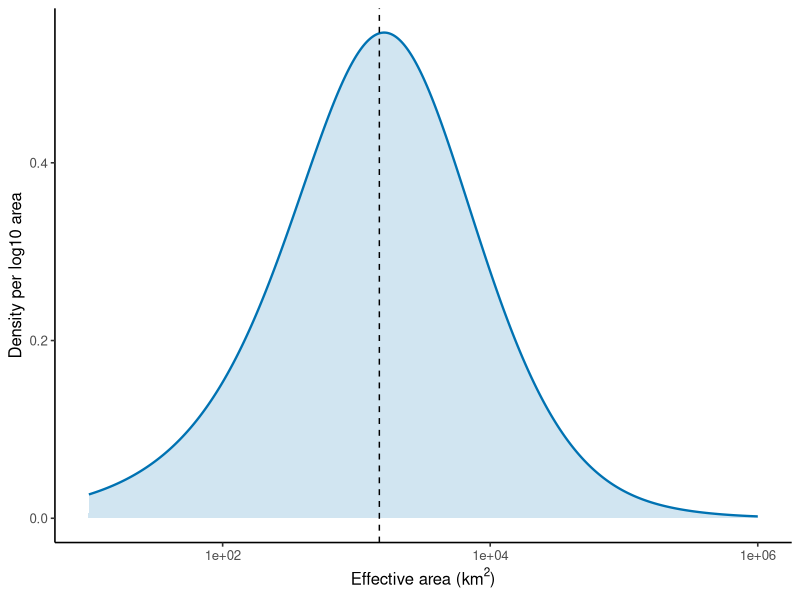
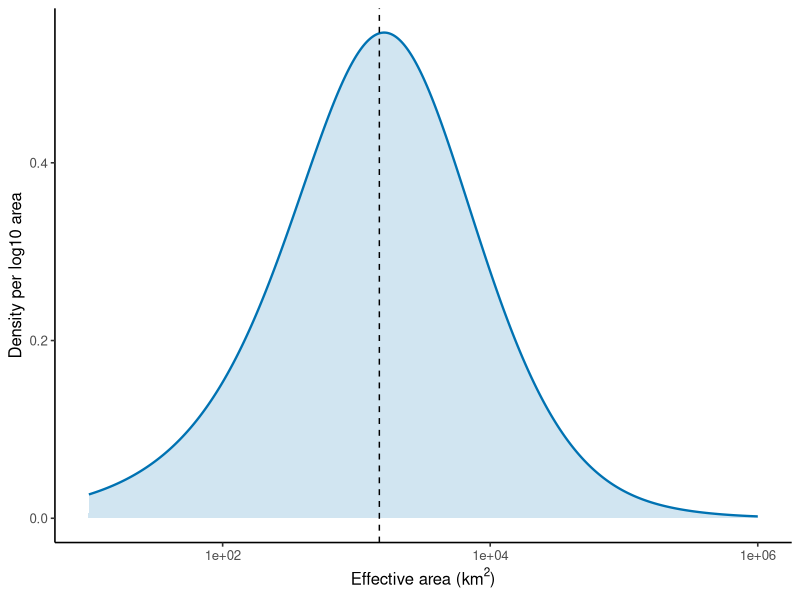

Write the R code that produced these figures, in order.
# Run from paleo-islands. AICc-weighted mixture of full area distributions.
library(ggplot2)
weights <- read.csv('area-estimation/results/selected-27/models.csv')
weights$delta <- weights$AICc - min(weights$AICc)
weights$weight <- exp(-weights$delta/2)
weights$weight <- weights$weight / sum(weights$weight)
weights$draw_model <- c('simple_prior1', 'intercepts_prior1', 'separate_prior1')
curves <- read.csv('area-estimation/results/bayesian-selected27-slopes-10ma/area-distributions.csv')
intercepts <- read.csv('area-estimation/results/bayesian-selected27-intercepts-10ma/area-distributions.csv')
curves <- rbind(curves, intercepts)
dir.create('area-estimation/results/aicc-selected27-10ma', recursive = TRUE, showWarnings = FALSE)
dir.create('area-estimation/plots/aicc-selected27-10ma', recursive = TRUE, showWarnings = FALSE)
summary <- data.frame()
mixtures <- data.frame()
for(prior in unique(curves$prior)) {
 selected <- curves[curves$prior == prior, ]
 area <- selected$area_km2[selected$model == 'simple_prior1']
 mass <- rep(0, length(area))
 for(i in 1:nrow(weights)) {
  component <- selected[selected$model == weights$draw_model[i], ]
  stopifnot(identical(component$area_km2, area))
  component_mass <- component$density_log10_area * .01
  stopifnot(abs(sum(component_mass)-1) < 1e-8)
  mass <- mass + weights$weight[i] * component_mass
 }
 stopifnot(abs(sum(mass)-1) < 1e-8)
 z <- log10(area)
 q <- 10^approx(cumsum(mass), z, xout = c(.025, .5, .975), ties = 'ordered')$y
 summary <- rbind(summary, data.frame(prior, mean = sum(area*mass), median = q[2], lower = q[1], upper = q[3]))
 mixtures <- rbind(mixtures, data.frame(prior, area_km2 = area, mass, density_log10_area = mass/.01))
}
write.csv(weights, 'area-estimation/results/aicc-selected27-10ma/model-weights.csv', row.names = FALSE)
write.csv(summary, 'area-estimation/results/aicc-selected27-10ma/area-summary.csv', row.names = FALSE)
write.csv(mixtures, 'area-estimation/results/aicc-selected27-10ma/area-distributions.csv', row.names = FALSE)
show <- mixtures[mixtures$prior == 'log_uniform_10_1million' & mixtures$area_km2 >= 10 & mixtures$area_km2 <= 1e6, ]
endpoints <- show$area_km2 %in% c(10, 1e6)
show$density_log10_area[endpoints] <- 2 * show$density_log10_area[endpoints]
base <- summary[summary$prior == 'log_uniform_10_1million', ]
p <- ggplot(show, aes(area_km2, density_log10_area)) +
 geom_area(fill = '#0072B2', alpha = .18) + geom_line(colour = '#0072B2', linewidth = .8) +
 geom_vline(xintercept = base$median, linetype = 2) + scale_x_log10() + theme_classic(base_size = 12) +
 labs(x = expression('Effective area (km'^2*')'), y = 'Density per log10 area')
ggsave('area-estimation/plots/aicc-selected27-10ma/area-distribution.png', p, width = 8, height = 5, dpi = 160)
ggsave('area-estimation/plots/aicc-selected27-10ma/area-distribution.pdf', p, width = 8, height = 5)
print(weights)
print(summary)
